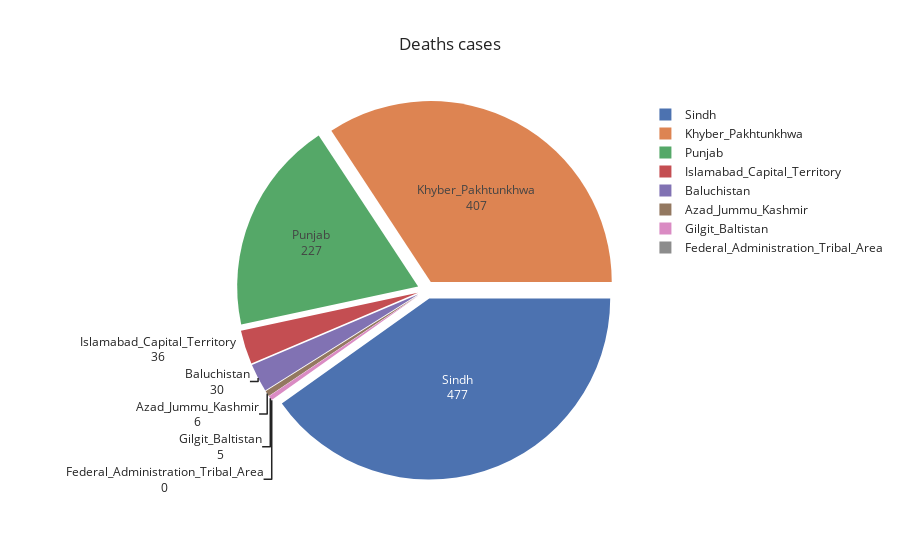

The notebook cell this image was saved under:
### Markdown cell above
### Graphical visualization

### Code cell
fig = px.pie(CVD,
             values="Deaths_cases",
             names="Province",
             title="Deaths cases",
             template="seaborn")
fig.update_traces(rotation=90, pull=0.05, textinfo='value+label')
fig.show()

### Figure 1 — Plotly figure (JSON) as saved in the notebook; plotly's stock layout.template omitted (floating-point values rounded to 4 significant figures; data arrays with more than 128 entries replaced by an {"elided": "..."} marker saying what was removed)
{"data": [{"domain": {"x": [0, 1], "y": [0, 1]}, "hovertemplate": "Province=%{label}<br>Deaths_cases=%{value}<extra></extra>", "labels": {"elided": "2354 str values"}, "legendgroup": "", "name": "", "pull": 0.05, "rotation": 90, "showlegend": true, "textinfo": "value+label", "type": "pie", "values": {"elided": "2354 int values"}}], "layout": {"legend": {"tracegroupgap": 0}, "title": {"text": "Deaths cases"}}}
